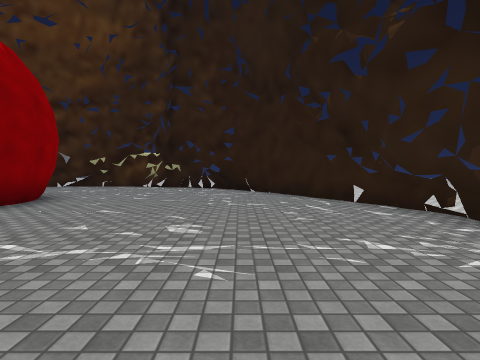
[1] (above)

16 first-person views from a walk through a Unity game level. The camera is 1.3 m above the floor, tilts 2° down and sees 80° across. The floor is counted in squares, 1.8 m on a side. Each view is taken from the middle of a square. On the plan, view 1 faces up. The plan holds only what a view shows up to about 10 squares ahead; the rest is blank. The place goes on beyond the plan. The player character is not drawn. Some surface patterns are stand-ins.

[2]
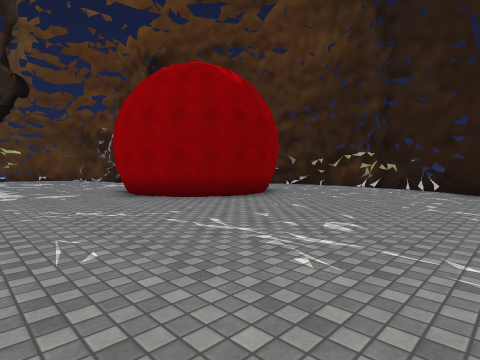

[3]
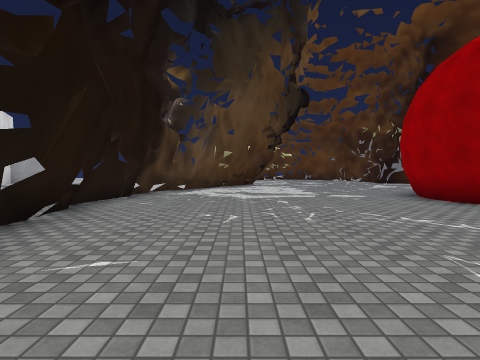

[4]
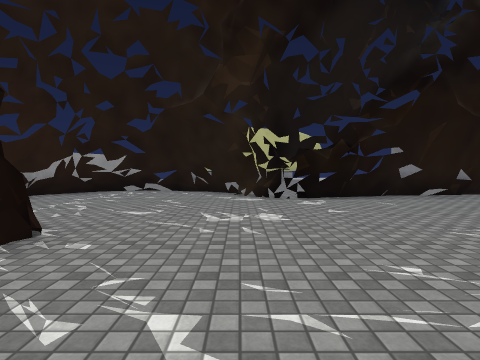

[5]
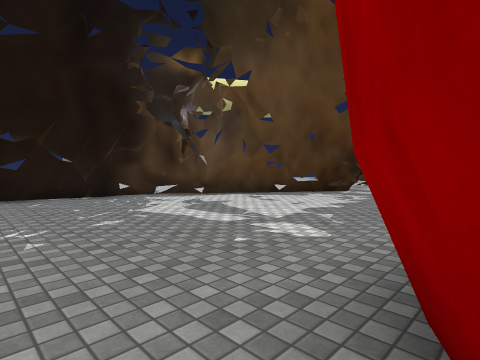

[6]
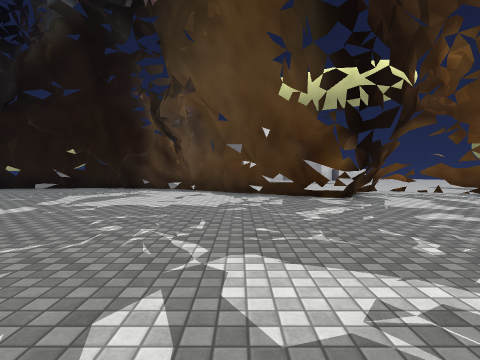

[7]
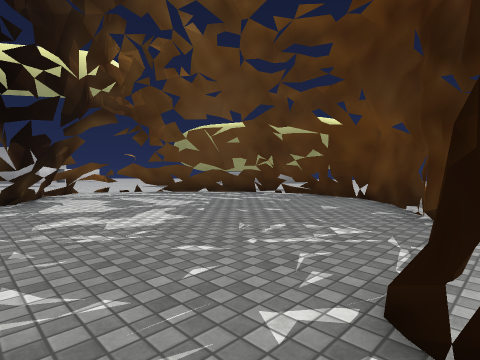

[8]
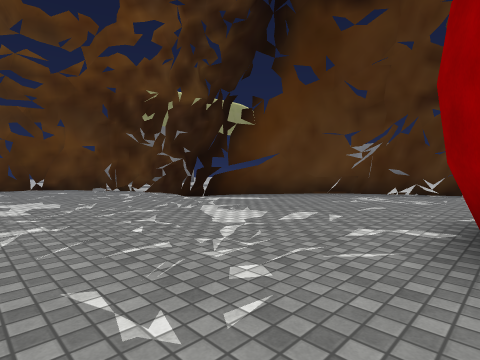

[9]
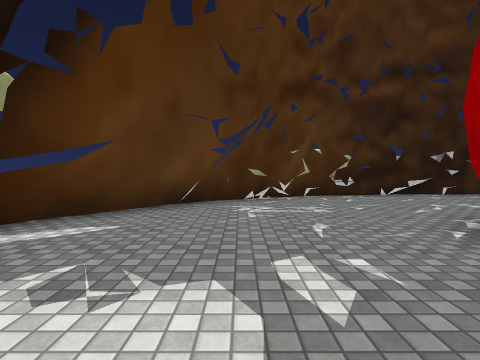

[10]
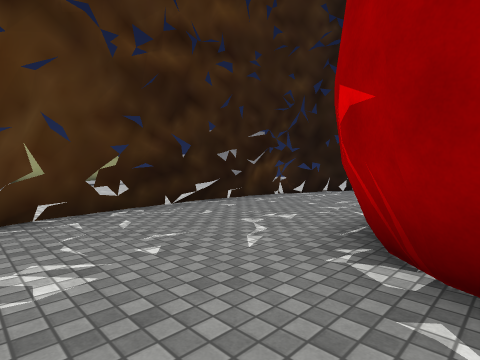

[11]
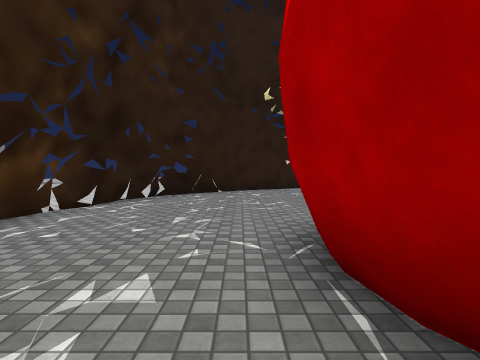

[12]
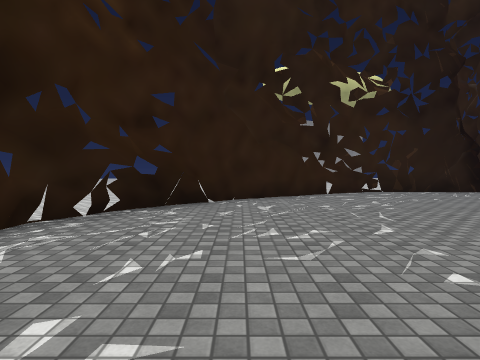

[13]
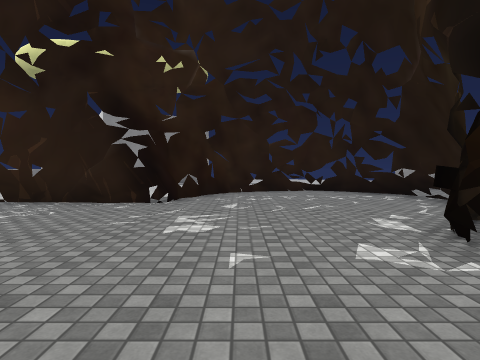

[14]
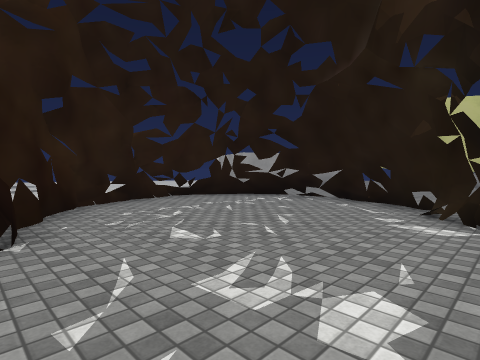

[15]
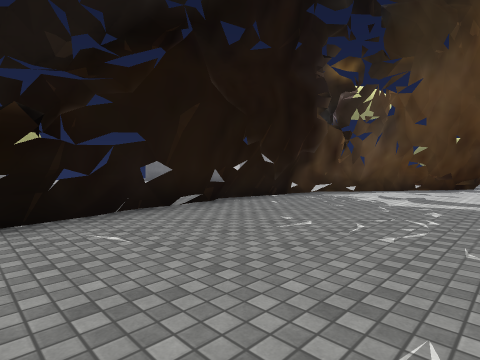

[16]
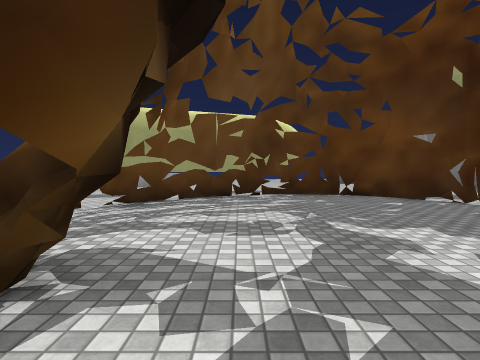

### Floor plan
Key: @ floor where view 1 was taken; # wall or solid block; x gap in a wall; . floor; = window, fence, low wall or low ledge.
Columns run from 23 left of view 1 to 7 right of it. Each row starts with its distance up from view 1.
 13            ... ## =#......
 12            .###.....##....
 11            ##.........#.
 10          =#............##
  9          #..............#
  8         #......###.......#.
  7      ####.....## ##.......#
  6   .##.........#   #.......#.
  5   #...........## ##.......#.
  4  #.............###.........#
  3  ##........................#
  2 ###........................#
  1  ##........................##
  0  #=#....##.............@....##
 -1  ##=#..#=##..................#
 -2   #..xx#   #..................#
 -3    ....     ##........##......#
 -4              #########.##....#=
 -5                  ..   ..##..##
 -6                         .###=
 -7                            ..

Where each view was taken, in squares from view 1:
view 1: 0 up, 0 right, facing up
view 2: 0 up, 1 right, facing up-left
view 3: 1 down, 0 right, facing left
view 4: 4 up, 1 right, facing down
view 5: 4 up, 5 left, facing down-left
view 6: 7 up, 12 left, facing down
view 7: 7 up, 14 left, facing down-left
view 8: 2 up, 9 left, facing up-left
view 9: 4 up, 12 left, facing up
view 10: 7 up, 11 left, facing up-right
view 11: 9 up, 9 left, facing right
view 12: 9 up, 6 left, facing right
view 13: 1 down, 3 left, facing right
view 14: 1 up, 0 right, facing down-right
view 15: 1 up, 1 left, facing down-left
view 16: 1 up, 13 left, facing left
